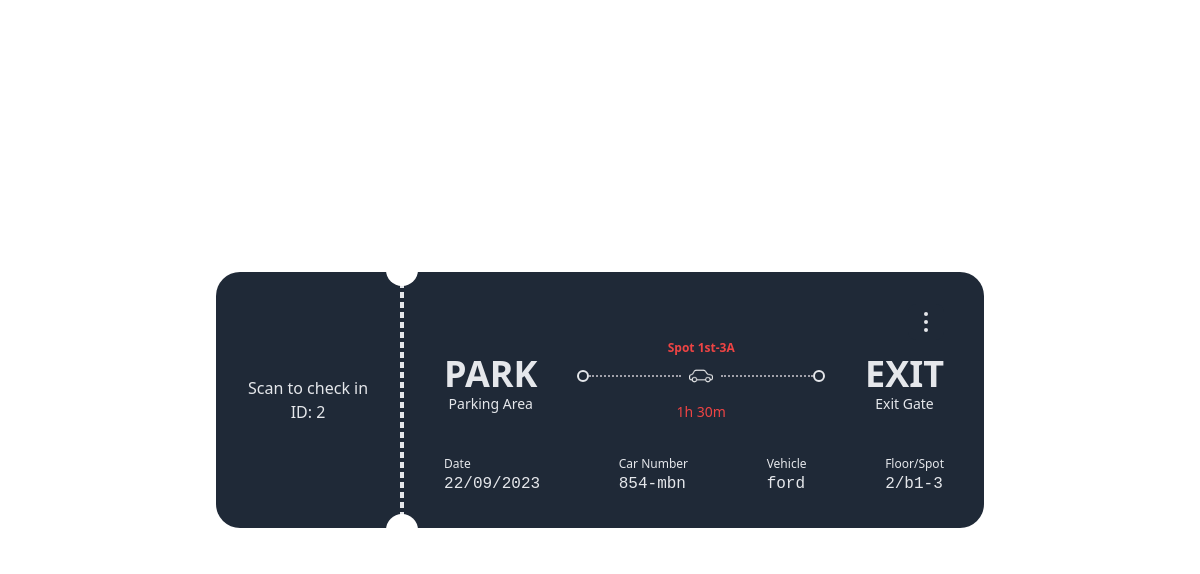
Page /reservations/show.php?reservation_id=2 (signed in) on the committed database.
### tables this page shows
CREATE TABLE Reservation
(
    reservation_id       int(128) NOT NULL
        AUTO_INCREMENT,
    reservation_datetime datetime NOT NULL,
    extensions_count     int (10) DEFAULT 0,
    enter_datetime       datetime (6),
    exit_datetime        datetime (6),
    parking_id           int (128) NOT NULL,
    car_id               int (128) NOT NULL,
    reserver_id          int (128) NOT NULL,
    PRIMARY KEY
        (reservation_id),
    FOREIGN KEY
        (parking_id) REFERENCES ParkingSpots
        (parking_id),
    FOREIGN KEY
        (car_id) REFERENCES Cars
        (car_id),
    FOREIGN KEY
        (reserver_id) REFERENCES Users
        (user_id)
);

CREATE TABLE Cars
(
    car_id    int(128) NOT NULL
        AUTO_INCREMENT,
    car_type  varchar(15) NOT NULL,
    car_plate varchar(15) NOT NULL,
    owner_id  int (128) NOT NULL,
    PRIMARY KEY
        (car_id),
    FOREIGN KEY
        (owner_id) REFERENCES Users
        (user_id),
    UNIQUE KEY `unique_car`
        (car_type, car_plate)
);

CREATE TABLE ParkingSpots
(
    parking_id     int(128) NOT NULL
        AUTO_INCREMENT,
    zone_number    varchar(10) NOT NULL,
    flour_number   int (10) NOT NULL,
    parking_number int (10) NOT NULL,
    PRIMARY KEY
        (parking_id)
);

### snippets/get_user.php (called while the page is built, shortened)
<?php
if (isset($_SESSION['user_id'])) {
    $user_id = $_SESSION['user_id'];
}

### reservations/show.php (the view, shortened to what this page needs)
<?php include "../snippets/base.php" ?>
<?php
$reservation_id = $_GET['reservation_id'];
$sql = "SELECT * FROM Reservation WHERE reservation_id = ? AND reserver_id = ?";
$stmt = $connection->prepare($sql);
$stmt->bind_param("ii", $reservation_id, $user_id);
$stmt->execute();
$result = $stmt->get_result();
$reservation = $result->fetch_assoc();
$parking_id = $reservation['parking_id'];
$sqlParking = "SELECT * FROM ParkingSpots WHERE parking_id = ?";
$stmtParking = $connection->prepare($sqlParking);
$stmtParking->bind_param("i", $parking_id);
$stmtParking->execute();
$resultParking = $stmtParking->get_result();
$parking_info = $resultParking->fetch_assoc();
$car_id = $reservation['car_id'];
$sqlCar = "SELECT * FROM Cars WHERE car_id = ?";
$stmtCar = $connection->prepare($sqlCar);
$stmtCar->bind_param("i", $car_id);
$stmtCar->execute();
$resultCar = $stmtCar->get_result();
$car_info = $resultCar->fetch_assoc();
?>
<!DOCTYPE html>
<html lang="en">
<head>
    <script src="https://cdn.tailwindcss.com"></script>
</head>
<body>
<div class="containerd">
    <main class="w-screen h-screen flex flex-col">
        <section class="w-full flex-grow bg-parking-bg flex flex-cold items-center justify-center  p-4">
            <div class="flex w-full max-w-3xl text-parking-text h-64">
                <div class="h-full bg-gray-800 flex items-center justify-center px-8 rounded-l-3xl flex-col">
                    <p class="text-gray-200">Scan to check in </p>
                    <p class="text-gray-200">ID: <?= $reservation['reservation_id'] ?></p>
                </div>
                <div class="relative h-full flex flex-col items-center border-dashed justify-between border-2 bg-gray-800 border-parking-text">
                    <div class="absolute rounded-full w-8 h-8 bg-white -top-5"></div>
                    <div class="absolute rounded-full w-8 h-8 bg-white -bottom-5"></div>
                </div>
                <div class="h-full py-8 px-10 bg-gray-800 flex-grow rounded-r-3xl flex flex-col text-gray-200">
                    <div class="flex flex-end justify-end">
                        <button id="dropdownMenuIconButton" data-dropdown-toggle="dropdownDots"
                                class="inline-flex items-center p-2 text-sm font-medium text-center text-gray-200 bg-gray-800 rounded-lg hover:bg-gray-600 focus:ring-4 focus:outline-none  focus:ring-gray-50  "
                                type="button">
                            <svg class="w-5 h-5" aria-hidden="true" xmlns="http://www.w3.org/2000/svg"
                                 fill="currentColor" viewBox="0 0 4 15">
                                <path d="M3.5 1.5a1.5 1.5 0 1 1-3 0 1.5 1.5 0 0 1 3 0Zm0 6.041a1.5 1.5 0 1 1-3 0 1.5 1.5 0 0 1 3 0Zm0 5.959a1.5 1.5 0 1 1-3 0 1.5 1.5 0 0 1 3 0Z"/>
                            </svg>
                        </button>
                    </div>
                    <div class="flex w-full justify-between items-center">
                        <div class="flex flex-col items-center">
                            <span class="text-4xl font-bold text-gray-200">PARK</span>
                            <span class="text-parking-text text-sm text-gray-200">Parking Area</span>
                        </div>
                        <div class="flex flex-col flex-grow items-center px-10">
                            <span class="font-bold text-xs text-red-500">Spot 1st-3A</span>
                            <div class="w-full flex items-center mt-2">
                                <div class="w-3 h-3 rounded-full border-2 border-parking-text"></div>
                                <div class="flex-grow border-t-2 border-zinc-400 border-dotted h-px"></div>
                                <img src="/assets/img/car-2.png" class="w-6 h-6 mx-2" alt="">
                                <div class="flex-grow border-t-2 border-zinc-400 border-dotted h-px"></div>
                                <div class="w-3 h-3 rounded-full border-2 border-parking-text"></div>
                            </div>
                            <div class="flex items-center px-3 rounded-full bg-parking-time h-8 mt-2">
                                <span class="text-sm text-red-500">1h 30m</span>
                            </div>
                        </div>
                        <div class="flex flex-col items-center text-gray-200">
                            <span class="text-4xl font-bold text-gray-200">EXIT</span>
                            <span class="text-parking-text text-sm">Exit Gate</span>
                        </div>
                    </div>
                    <div class="flex w-full mt-auto justify-between">
                        <div class="flex flex-col">
                            <span class="text-xs text-parking-text text-gray-200">Date</span>
                            <span class="font-mono text-gray-200"><?= date('d/m/Y', strtotime($reservation['reservation_datetime'])) ?></span>
                        </div>
                        <div class="flex flex-col text-gray-200">
                            <span class="text-xs text-parking-text">Car Number</span>
                            <span class="font-mono text-gray-200"><?= $car_info["car_plate"] ?></span>
                        </div>
                        <div class="flex flex-col text-gray-200">
                            <span class="text-xs text-parking-text">Vehicle</span>
                            <span class="font-mono text-gray-200"><?= $car_info["car_type"] ?></span>
                        </div>
                        <div class="flex flex-col text-gray-200">
                            <span class="text-xs text-parking-text">Floor/Spot</span>
                            <span class="font-mono"><?= $parking_info['flour_number'] . '/' . $parking_info['zone_number'] . '-' . $parking_info["parking_number"] ?></span>
                        </div>
                    </div>
                </div>
            </div>
        </section>
    </main>
</div>
</body>
</html>

### reservations/show.php (style rules this page uses)
body { overflow-x: hidden; }

### rows in the picture
reservation: reservation_id "2", reservation_datetime "22/09/2023"
cars: car_plate "854-mbn", car_type "ford"
parkingspots: flour_number "2", zone_number "b1", parking_number "3"
